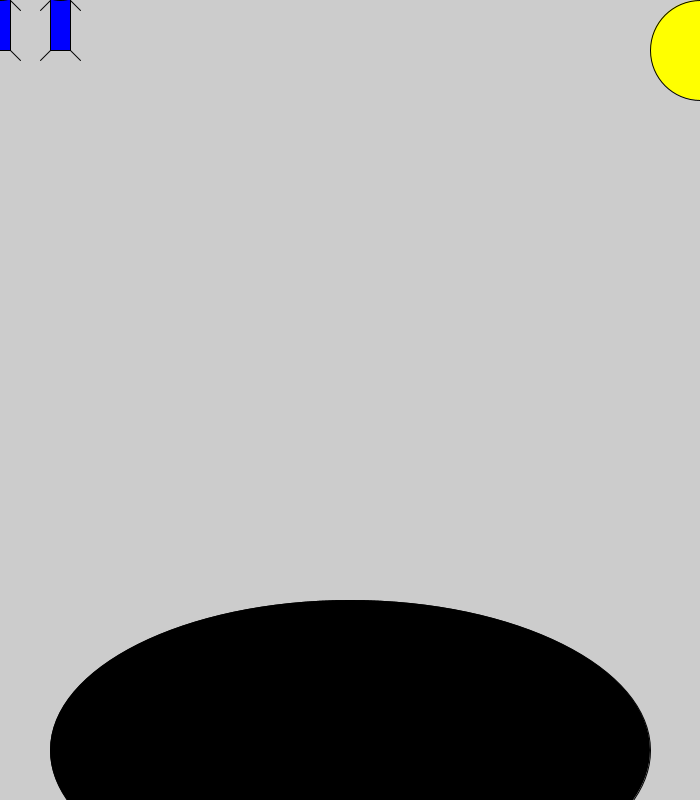
Frame 1 (no input)
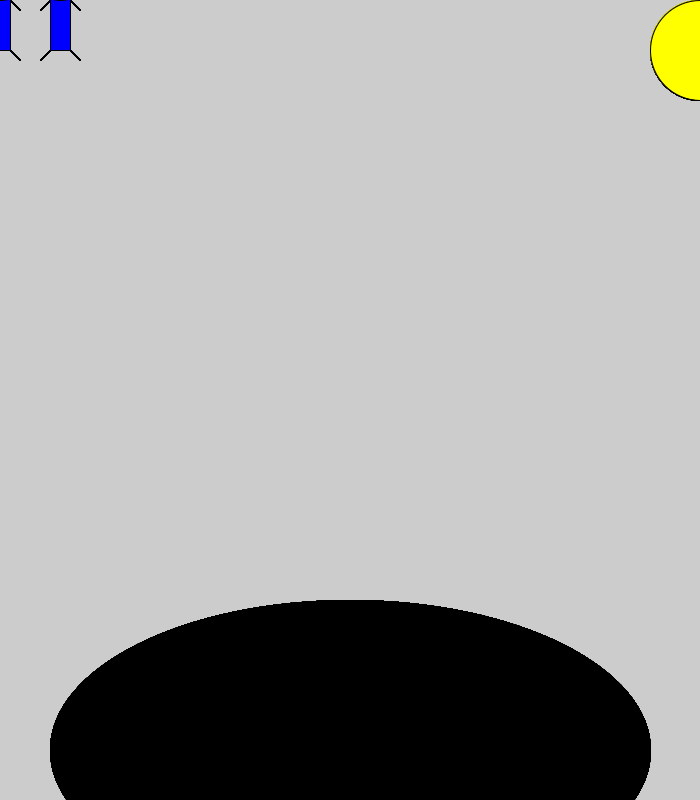
Frame 60 (the mouse pressed at the canvas centre just before this capture)
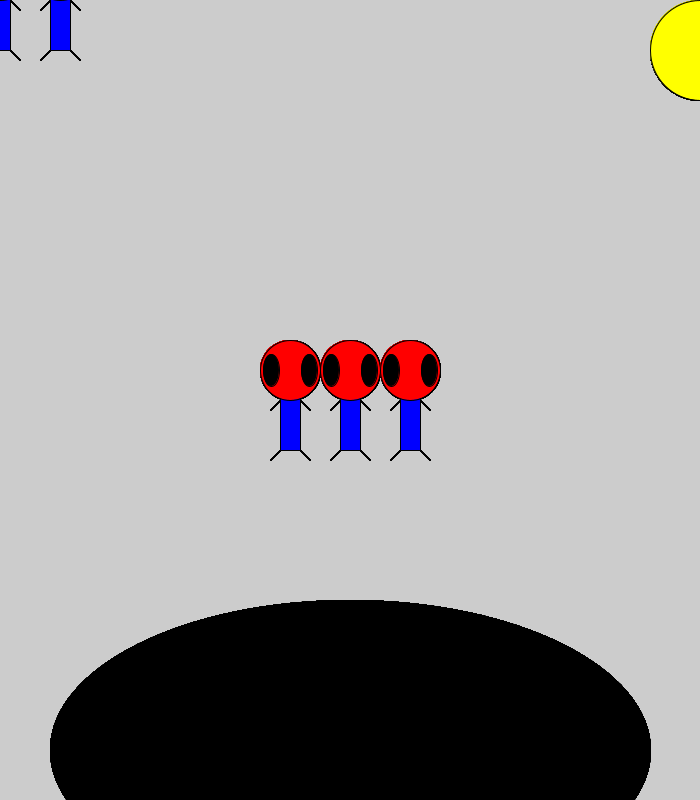
Frame 120 (the mouse held since frame 60 and released just before this capture)

The Processing sketch that drew these frames (run headless with seeded random() and noise(); from frame 60 on, the mouse is pressed at the canvas centre):

// Processing sketch: Zoog
// ── Zoog.pde
void setup() {
  size(700,800);
  frameRate(30);
}



void draw() {
  //background(0,255,255);
  zoog(mouseX,mouseY);
  zoog(mouseX-60,mouseY);
  zoog(mouseX+60,mouseY);
  fill(0);
  ellipse(350,750,600,300);
  fill(255,255,0);
  ellipse(700,50,100,100);
}


void zoog(int x, int y) {
  rectMode(CENTER);
  
  stroke(0);
  fill(0,0,255);
  rect(x,y,20,100);
  
  stroke(0);
  fill(255,0,0);
  ellipse(x,y-30,60,60);
  
  fill(0);
  ellipse(x-19,y-30,16,32);
  ellipse(x+19,y-30,16,32);
  
  stroke(0);
  line(x-10,y+50,x-20,y+60);
  line(x+10,y+50,x+20,y+60);
 
  
  stroke(0);
  line(x-10,y,x-20,y+10);
  line(x+10,y,x+20,y+10);
}
